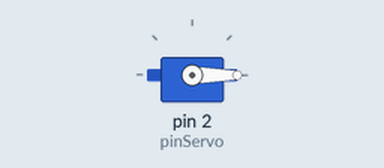
Bench run of a sketch on a simulated Arduino Uno, built with avr-gcc and run on an emulated ATmega328P. On the bench: servo.

Above: at 0.05 s.
At 10.0 s:
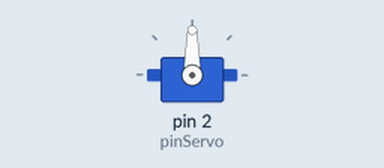
Timing chart, 0 to 13.0 s (numbered marks = the images above):
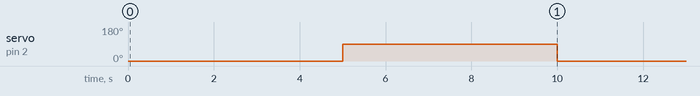

The sketch:

13-Programacion_de_la_pinza.ino
```cpp
#include <Servo.h>

Servo pinza;
int pinServo = 2;


void setup() {

  pinza.attach(pinServo);

}

void loop() {

pinza.write(0);
delay(5000);
pinza.write(90);
delay(5000);

}
```

Measured:
- by itself, servo on pin 2 (pinServo): alternates 90° for 5.0 s and 0° for 5.0 s
